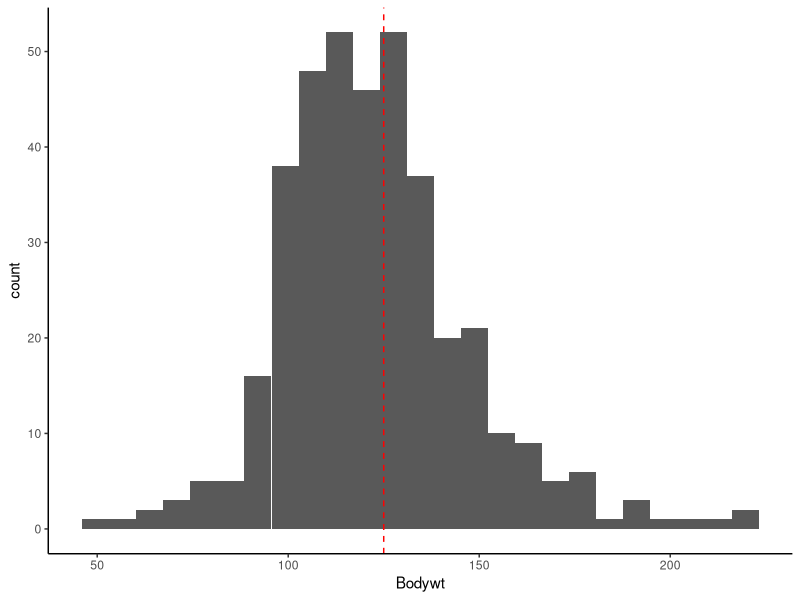
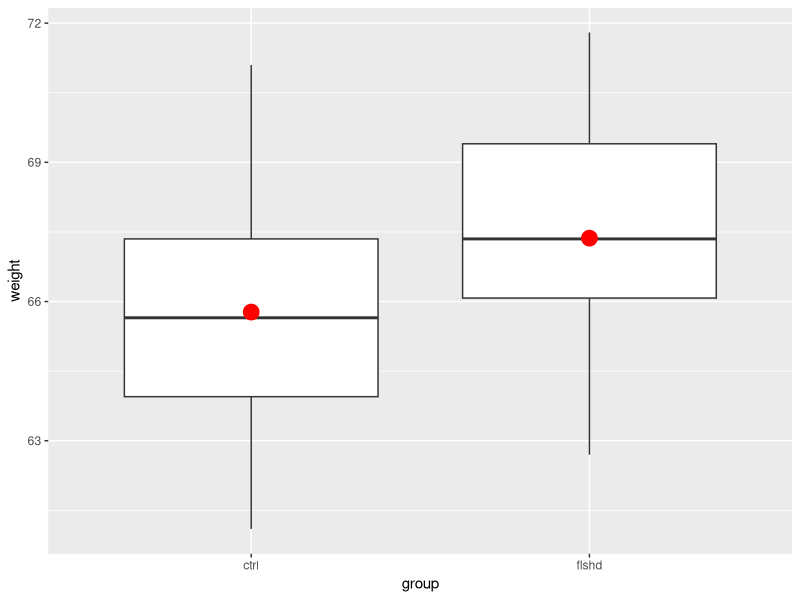
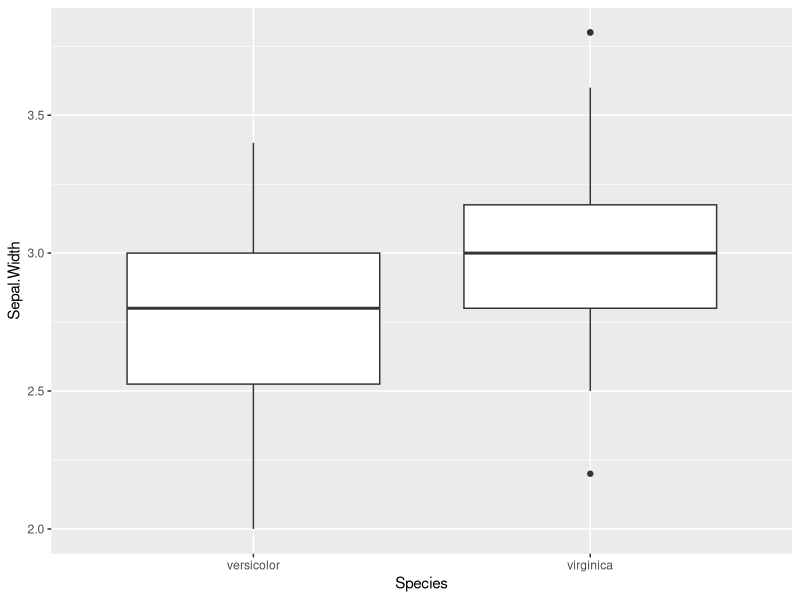
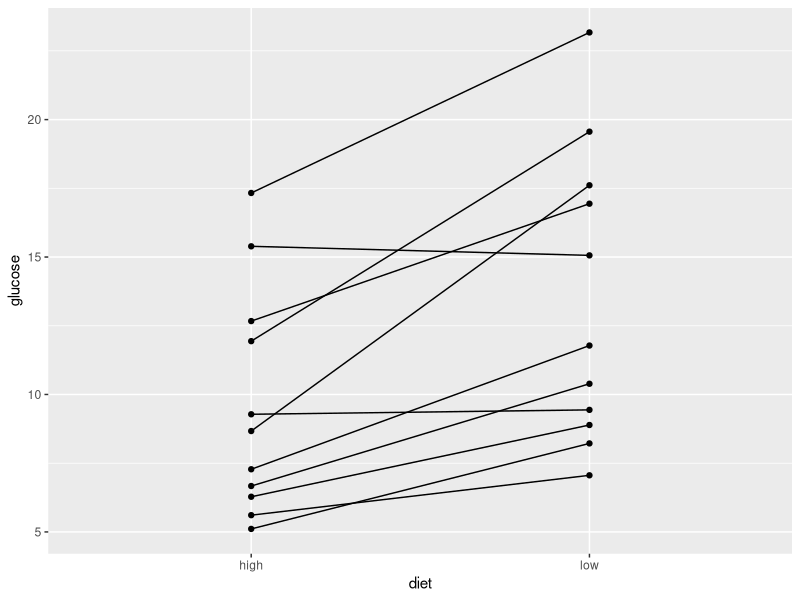
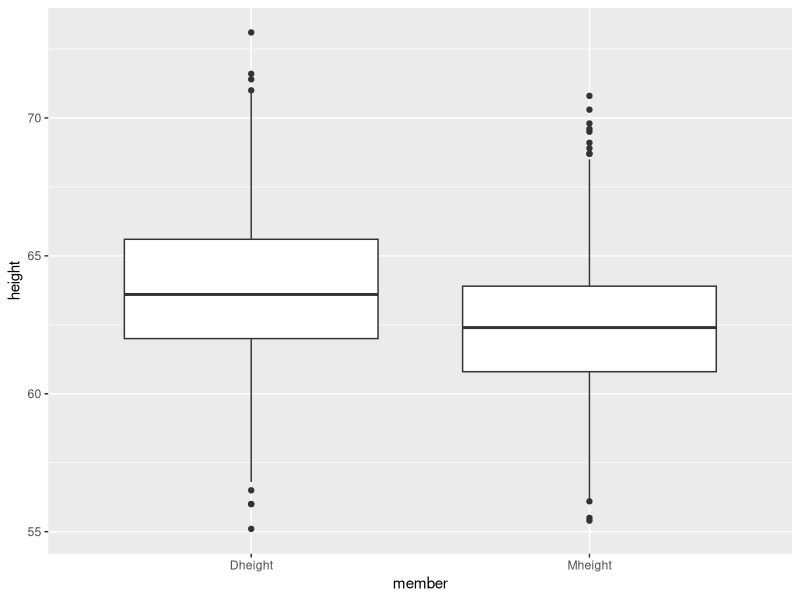

Reproduce these figures in R, in order.
## ---- chunk 1
library(tidyverse) 
library(gridExtra)
library(knitr) 
opts_chunk$set(
  tidy = FALSE,
  cache = FALSE,
  echo = TRUE,
  warning = FALSE,
  message = FALSE,
  dpi = 300,
  fig.align = "center",
  fig.width = 4,
  fig.height = 4
  )
## ---- chunk 2
donkey <- read.table("donkey.tsv", header = T, sep = "\t") 
dim(donkey)
head(donkey)
## ---- chunk 3
ggplot(donkey, aes(Bodywt)) +
  geom_histogram(bins = 25) +
  geom_vline(xintercept = 125,
             lty = "dashed",
             color = "red") +
  theme_classic()
## ---- chunk 4
t.test(donkey$Bodywt, mu = 125)
## ---- chunk 5
t.test(donkey$Bodywt, mu = 130)
## ---- chunk 6
infected <- 361
n <- 1150
p <- infected/n # sample proportion
print(p)
## ---- chunk 7
p + 1.96*sqrt(p*(1-p)/n)*c(-1,1) # 1.96 from qnorm(1-0.025)
## ---- chunk 8
prop.test(infected, n, p = 0.34)
## ---- chunk 9
cont<- c(62.5, 63.9, 69.2, 66.8, 65.7, 62.6, 69.5, 67.2, 61.1, 
         64.1, 65.2, 61.8, 65.3, 63.5, 69.6, 65.6, 65.3, 71.1, 
         66.4, 65.1, 67.0, 66.1, 64.8, 67.5, 68.6, 67.4, 68.2, 
         62.5, 66.0, 63.6)
fl <- c(70.7, 67.8, 69.8, 71.8, 66.8, 68.1, 64.9, 67.0, 66.0, 
        68.2, 67.1, 69.4, 69.4, 67.6, 69.8, 64.4, 66.1, 67.9, 
        66.9, 62.7, 66.2, 69.4, 64.6, 64.2)
c(length(cont), length(fl)); c(mean(cont), mean(fl))
## ---- chunk 10
## make group, a variable for membership
group <- c(rep("ctrl", length(cont)), rep("flshd", length(fl)))
weight <- c(cont, fl)
df <- data.frame(group, weight)
dim(df)
## ---- chunk 11
head(df)
## ---- chunk 12
tail(df)
## ---- chunk 13
ggplot(df, aes(group, weight)) + 
  geom_boxplot() +
  geom_point(stat = "summary", fun.y = mean, #<<
             color = "red", size = 5) #<<
## ---- chunk 14
t.test(cont, fl, var.equal = TRUE)
## ---- chunk 15
t.test(cont, fl, var.equal = F)
## ---- chunk 16
iris %>% filter(Species != "setosa") %>%
  ggplot(aes(Species, Sepal.Width)) +
  geom_boxplot()
## ---- chunk 17
low = c(9.44, 17.61, 8.89, 16.94, 10.39, 11.78, 15.06, 7.06, 
        19.56, 8.22, 23.17)
high = c(9.28, 8.67, 6.28, 12.67, 6.67, 7.28, 15.39, 5.61, 
         11.94, 5.11, 17.33)
## ---- chunk 18
df <- data.frame(low, high) %>%
  mutate(obs = paste0("obs", 1:length(low))) %>%
  gather(key = diet, value = glucose, -obs) # long form #<< 

ggplot(df, aes(diet, glucose)) +
  geom_point() +
  geom_line(aes(group = obs)) # connect the match #<<
## ---- chunk 19
t.test(high, low, paired = T)
## ---- chunk 20
ht <- read.table(file = "heights.txt", header = T, sep = " ") 
## ---- chunk 21
ht %>%
  mutate(id = paste0("family", 1:nrow(ht))) %>%
  gather(key = member, value = height, -id) %>%
  ggplot(aes(member, height)) +
  geom_boxplot() 
